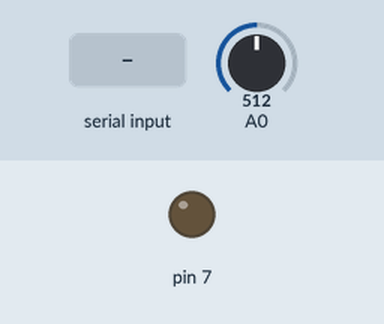
A sketch run on a simulated Arduino Uno, built with avr-gcc and run on an emulated ATmega328P. Parts: output pins drawn as LEDs (lit = HIGH). Inputs (shaded band) come from the test bench; at power-on: A0 = 512. What the sketch prints to the serial monitor is not drawn.

Above: at 1.2 s.
1.3 s: "L" received over Serial
At 2.5 s:
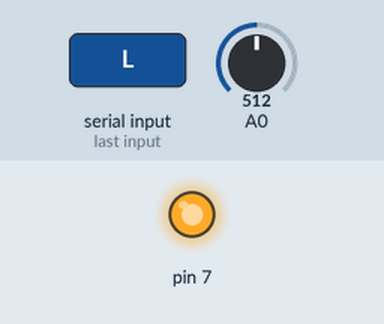
4.5 s: "1" received over Serial
At 5.0 s:
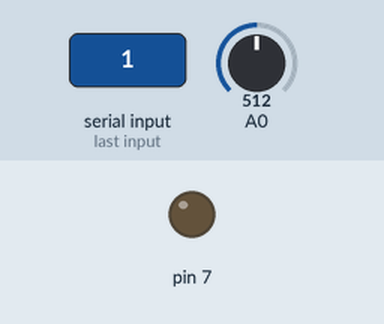
Timing chart, 0 to 7.5 s (numbered marks = the images above; inputs shaded):
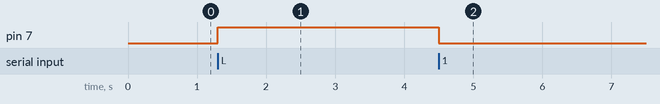

Measured:
- after the input at 1.3 s, pin 7: LOW → HIGH at once
- after the input at 4.5 s, pin 7: HIGH → LOW at once

The sketch:

photo_relay.ino
```cpp
// This code is used to read the photoresistor and write the data in the serial port
// At the same time, the relay, connected to the digital pin 7, is controlled sending a HIGH or LOW signal

char relay_status;


void setup() {

  Serial.begin(9600);
  pinMode(7,OUTPUT);

}


void loop() {

  if (Serial.available()>0){

    relay_status = Serial.read();

    if (relay_status == 'L'){

      digitalWrite(7,HIGH);

    }
    else{

      digitalWrite(7,LOW);

    }
  }

  else{

    Serial.write(analogRead(A0)/4);

  }

}
```
